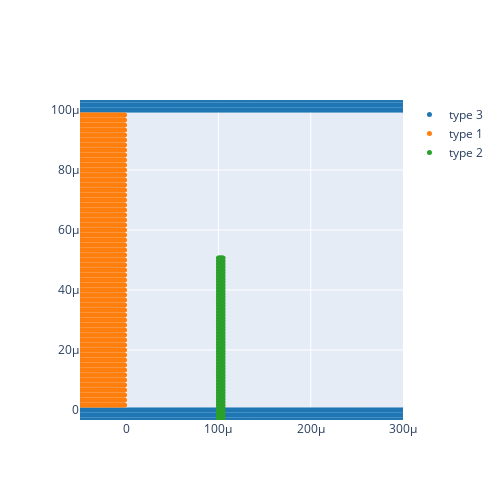

The code cell stored with this chart in its notebook:
### Code cell
results.plot_property("type",t_ndx=0)

### Figure 1 — Plotly figure (JSON) as saved in the notebook; plotly's stock layout.template omitted (floating-point values rounded to 4 significant figures; data arrays with more than 128 entries replaced by an {"elided": "..."} marker saying what was removed)
{"data": [{"marker": {"color": "#1f77b4", "size": 5}, "mode": "markers", "name": "type 3", "type": "scatter", "x": {"elided": "1266 float values"}, "y": {"elided": "1266 float values"}}, {"marker": {"color": "#ff7f0e", "size": 5}, "mode": "markers", "name": "type 1", "type": "scatter", "x": {"elided": "1770 float values"}, "y": {"elided": "1770 float values"}}, {"marker": {"color": "#2ca02c", "size": 5}, "mode": "markers", "name": "type 2", "type": "scatter", "x": {"elided": "330 float values"}, "y": {"elided": "330 float values"}}], "layout": {"height": 500, "scene": {"aspectmode": "data"}, "width": 500, "xaxis": {"range": [-5e-05, 0.0003]}, "yaxis": {"range": [-3.333e-06, 0.0001033]}}}
